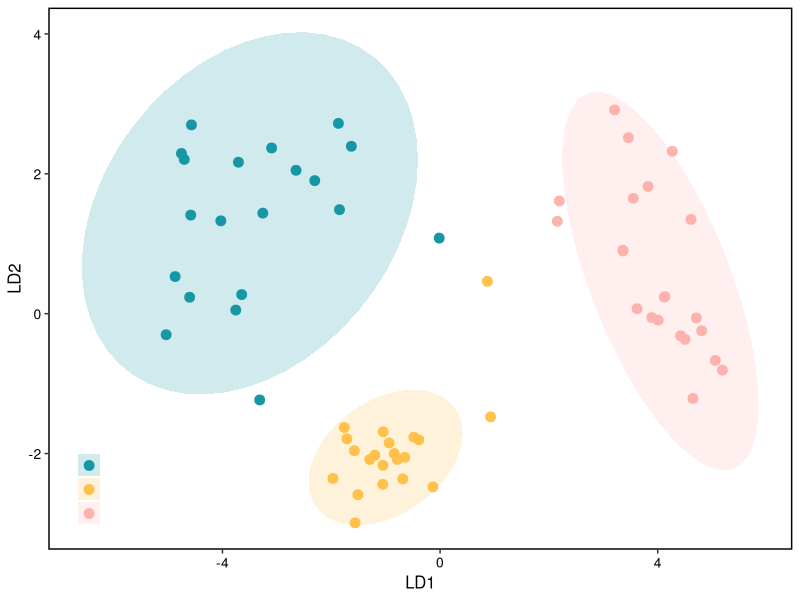

Recreate this plot in R. (Note: this script raises an error after producing the figure.)

rm(list = ls())

library(MASS)
library(ggplot2)

# -------------------------
# 1. Set working directory and load data
# -------------------------

data <- read.csv(
  file = "data/cell_EV.csv",
  sep = ",",
  header = TRUE,
  check.names = FALSE
)

# -------------------------
# 2. Extract features and class labels
# -------------------------

nx <- 63
feature_data <- data[1:nx, 1:10]
group_label <- data[1:nx, 11]

# Convert class labels to factor
group_label <- as.factor(group_label)

# -------------------------
# 3. Perform linear discriminant analysis
# -------------------------

lda_model <- lda(feature_data, group_label)
print(lda_model)

# -------------------------
# 4. Predict class labels and generate confusion matrix
# -------------------------

prediction_result <- predict(lda_model, feature_data)

print(prediction_result$class)

# The predicted class labels can be used to generate a confusion matrix.
confusion_matrix <- table(group_label, prediction_result$class)
print(confusion_matrix)

# -------------------------
# 5. Project samples onto LDA space
# -------------------------

# Extract the LDA projection matrix
projection_matrix <- lda_model$scaling

# Project class means into the LDA space
projected_means <- lda_model$means %*% projection_matrix

# Calculate the weighted global mean in the LDA space
# The weights are the prior probabilities of each class.
global_projected_mean <- as.vector(lda_model$prior %*% projected_means)

n_samples <- nrow(feature_data)

# Project samples and center them in the LDA space
lda_scores <- as.matrix(feature_data) %*% projection_matrix -
  (rep(1, n_samples) %o% global_projected_mean)

head(lda_scores)

# Convert LDA scores to data frame for plotting
plot_df <- as.data.frame(lda_scores)
plot_df$Group <- group_label

# -------------------------
# 6. Plot LDA results
# -------------------------

p <- ggplot(plot_df, aes(x = LD1, y = LD2, color = Group)) +
  geom_point(size = 3) +
  stat_ellipse(
    aes(fill = Group),
    geom = "polygon",
    level = 0.95,
    alpha = 0.2,
    color = NA
  ) +
  scale_color_manual(
    values = c("#1597A5", "#FFC24B", "#FEB3AE")
  ) +
  scale_fill_manual(
    values = c("#1597A5", "#FFC24B", "#FEB3AE")
  ) +
  labs(
    x = "LD1",
    y = "LD2"
  ) +
  theme_test() +
  theme(
    panel.border = element_rect(
      color = "black",
      linewidth = 1,
      fill = NA
    ),
    text = element_text(size = 12, face = "plain", color = "black"),
    axis.title = element_text(size = 12, face = "plain", color = "black"),
    axis.text = element_text(size = 10, face = "plain", color = "black"),
    legend.title = element_text(size = 0, face = "plain", color = "black"),
    legend.text = element_text(size = 0, face = "plain", color = "black"),
    legend.background = element_blank(),
    legend.position = c(0.06, 0.12)
  )

print(p)

# -------------------------
# 7. Save the LDA plot
# -------------------------

ggsave(
  filename = "/results/LDA_cell_visualization.tiff",
  plot = p,
  width = 5,
  height = 4,
  units = "in",
  dpi = 300
)
